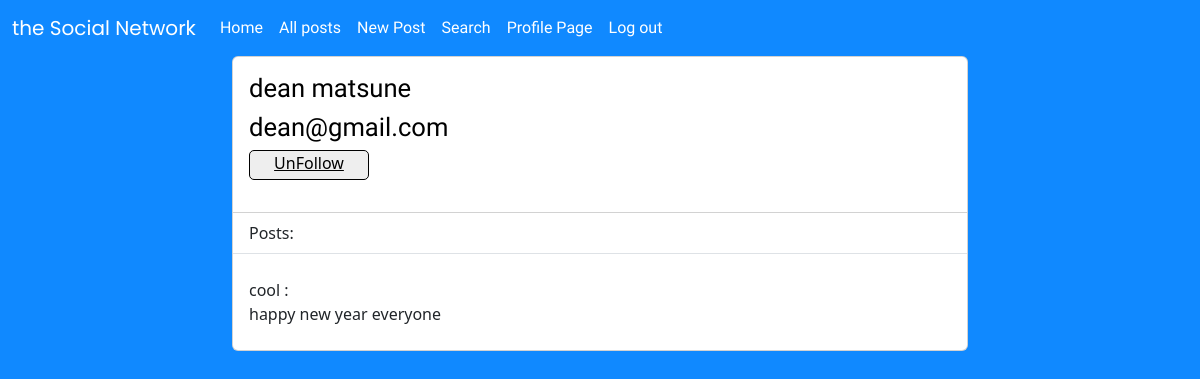
/other_profile/dean matsune (signed in), run on the app's committed database.
### main.py (models this page shows, shortened)
class User(UserMixin, db.Model):
    __tablename__ = "website_users"
    id = db.Column(db.Integer, primary_key=True)
    email = db.Column(db.String(100), unique=True)
    password = db.Column(db.String(100))
    name = db.Column(db.String(100))
    pic = db.Column(db.String(250), nullable=False)
    posts = db.relationship('Posts', back_populates='author')
    followed = db.relationship('User', secondary=followers,
                            primaryjoin=(followers.c.follower_id == id),
                            secondaryjoin=(followers.c.followed_id == id),
                            backref=db.backref('followers', lazy='dynamic'), lazy='dynamic')

class Posts(db.Model):
    __tablename__ = 'posts'
    id = db.Column(db.Integer, primary_key=True)
    title = db.Column(db.String(100), nullable=False)
    img_url = db.Column(db.String(250), nullable=False)
    text = db.Column(db.String(250), nullable=False)
    author_id = db.Column(db.Integer, db.ForeignKey('website_users.id'))
    author = db.relationship('User', back_populates='posts')
    date = db.Column(db.String(250), nullable=False)

### main.py (the view)
@app.route('/other_profile/<search_name>', methods=["POST", "GET"])
@login_required
def other_profile(search_name):
    search_user = User.query.filter_by(name=search_name).first()
    users_post = search_user.posts
    foll = []
    for item in current_user.followed:
        foll.append(item)
    return render_template('other_user.html', posts=users_post, search_user=search_user, foll=foll)

### main.py (called while the page is built)
@login_manger.user_loader
def load_user(user_id):
    return User.query.get(int(user_id))

### templates/other_user.html (shortened to what this page needs)
{% extends 'base.html' %}
{% import "bootstrap/wtf.html" as wtf %}
{% block content %}
<div class="card profile" >
  <div class="card-body">
    <h1 class="user-email">{{ search_user.name }}</h1>
    <h1 class="user-email">{{ search_user.email }}</h1>
    {% if search_user in foll %}
    <p> <a class="but" href="{{ url_for('unfollow_user', user_name=search_user.name)}}">UnFollow</a> </p>
    {% else: %}
    <p> <a class="but" href="{{ url_for('follow_user', user_name=search_user.name)}}">Follow</a> </p>
    {% endif %}
  </div>
  <ul class="list-group list-group-flush">
    <p class="list-group-item " >Posts:</p>
    {% for post in posts %}
    <p class="list-group-item ">{{post.title}}: <br>
      {{ post.text }}
    {% endfor %}
  </ul>
</div>
{% endblock content %}

### static/social_styles.css (style rules this page uses)
.bar-style { background-color: #1089FF; }
.user-email { color: black; font-family: 'Inter Tight', sans-serif; font-size: 1.6rem; }
.profile { width: 46rem; margin: 0 auto; }
.but { display: block; width: 120px; height: 30px; text-align: center; background: #EEEEEE; border-radius: 5px; color: black; line-height: 25px; border-color: black; border-style: solid; border-width: thin; padding: 0px; }

### data on the page
User: name "dean matsune", email "dean@gmail.com"
Posts: title "cool", text "happy new year everyone"
